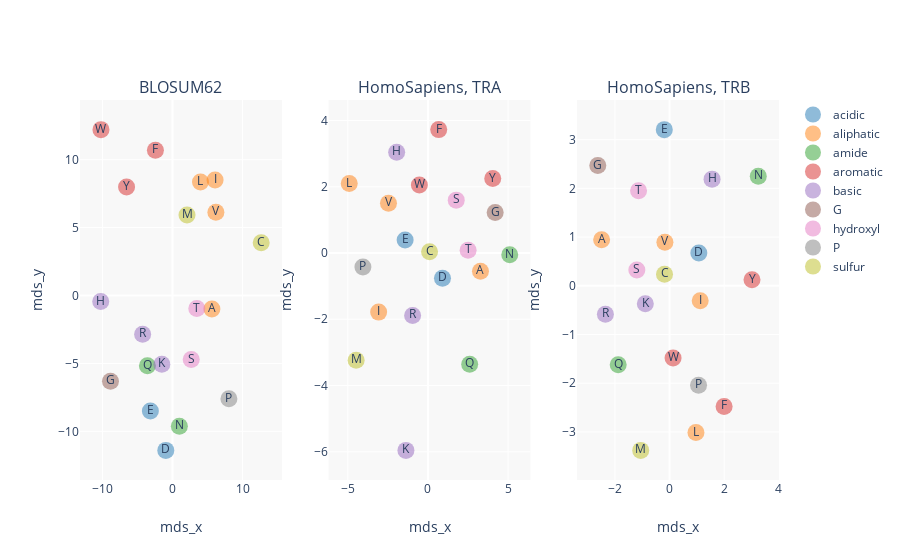

Source (notebook cell):
### Code cell
plot_mds_IMGT([(blosum62, 1, 1), (avg_tra_matrix, 1, 2), (avg_trb_matrix,1 , 3)],
              rows=1, cols=3,
              titles=['BLOSUM62', 'HomoSapiens, TRA', 'HomoSapiens, TRB'])

### Figure 1 — Plotly figure (JSON) as saved in the notebook; plotly's stock layout.template omitted (floating-point values rounded to 4 significant figures)
{"data": [{"line": {"color": "#1f77b4"}, "marker": {"opacity": 0.5, "size": 17}, "mode": "markers+text", "name": "acidic", "showlegend": true, "text": ["D", "E"], "type": "scatter", "x": [-0.9544, -3.157], "xaxis": "x", "y": [-11.4, -8.504], "yaxis": "y"}, {"line": {"color": "#ff7f0e"}, "marker": {"opacity": 0.5, "size": 17}, "mode": "markers+text", "name": "aliphatic", "showlegend": true, "text": ["A", "I", "L", "V"], "type": "scatter", "x": [5.621, 6.071, 3.99, 6.188], "xaxis": "x", "y": [-0.999, 8.492, 8.349, 6.121], "yaxis": "y"}, {"line": {"color": "#2ca02c"}, "marker": {"opacity": 0.5, "size": 17}, "mode": "markers+text", "name": "amide", "showlegend": true, "text": ["N", "Q"], "type": "scatter", "x": [0.9781, -3.579], "xaxis": "x", "y": [-9.629, -5.174], "yaxis": "y"}, {"line": {"color": "#d62728"}, "marker": {"opacity": 0.5, "size": 17}, "mode": "markers+text", "name": "aromatic", "showlegend": true, "text": ["F", "W", "Y"], "type": "scatter", "x": [-2.437, -10.2, -6.553], "xaxis": "x", "y": [10.68, 12.21, 7.982], "yaxis": "y"}, {"line": {"color": "#9467bd"}, "marker": {"opacity": 0.5, "size": 17}, "mode": "markers+text", "name": "basic", "showlegend": true, "text": ["H", "K", "R"], "type": "scatter", "x": [-10.24, -1.521, -4.26], "xaxis": "x", "y": [-0.4467, -5.059, -2.849], "yaxis": "y"}, {"line": {"color": "#8c564b"}, "marker": {"opacity": 0.5, "size": 17}, "mode": "markers+text", "name": "G", "showlegend": true, "text": ["G"], "type": "scatter", "x": [-8.847], "xaxis": "x", "y": [-6.303], "yaxis": "y"}, {"line": {"color": "#e377c2"}, "marker": {"opacity": 0.5, "size": 17}, "mode": "markers+text", "name": "hydroxyl", "showlegend": true, "text": ["S", "T"], "type": "scatter", "x": [2.67, 3.466], "xaxis": "x", "y": [-4.713, -0.9639], "yaxis": "y"}, {"line": {"color": "#7f7f7f"}, "marker": {"opacity": 0.5, "size": 17}, "mode": "markers+text", "name": "P", "showlegend": true, "text": ["P"], "type": "scatter", "x": [8.046], "xaxis": "x", "y": [-7.596], "yaxis": "y"}, {"line": {"color": "#bcbd22"}, "marker": {"opacity": 0.5, "size": 17}, "mode": "markers+text", "name": "sulfur", "showlegend": true, "text": ["C", "M"], "type": "scatter", "x": [12.65, 2.069], "xaxis": "x", "y": [3.887, 5.915], "yaxis": "y"}, {"line": {"color": "#1f77b4"}, "marker": {"opacity": 0.5, "size": 17}, "mode": "markers+text", "name": "acidic", "showlegend": false, "text": ["D", "E"], "type": "scatter", "x": [0.9092, -1.422], "xaxis": "x2", "y": [-0.7625, 0.3947], "yaxis": "y2"}, {"line": {"color": "#ff7f0e"}, "marker": {"opacity": 0.5, "size": 17}, "mode": "markers+text", "name": "aliphatic", "showlegend": false, "text": ["A", "I", "L", "V"], "type": "scatter", "x": [3.28, -3.072, -4.907, -2.459], "xaxis": "x2", "y": [-0.5501, -1.784, 2.096, 1.501], "yaxis": "y2"}, {"line": {"color": "#2ca02c"}, "marker": {"opacity": 0.5, "size": 17}, "mode": "markers+text", "name": "amide", "showlegend": false, "text": ["N", "Q"], "type": "scatter", "x": [5.106, 2.606], "xaxis": "x2", "y": [-0.05208, -3.359], "yaxis": "y2"}, {"line": {"color": "#d62728"}, "marker": {"opacity": 0.5, "size": 17}, "mode": "markers+text", "name": "aromatic", "showlegend": false, "text": ["F", "W", "Y"], "type": "scatter", "x": [0.6748, -0.5321, 4.046], "xaxis": "x2", "y": [3.726, 2.053, 2.248], "yaxis": "y2"}, {"line": {"color": "#9467bd"}, "marker": {"opacity": 0.5, "size": 17}, "mode": "markers+text", "name": "basic", "showlegend": false, "text": ["H", "K", "R"], "type": "scatter", "x": [-1.949, -1.371, -0.954], "xaxis": "x2", "y": [3.044, -5.958, -1.884], "yaxis": "y2"}, {"line": {"color": "#8c564b"}, "marker": {"opacity": 0.5, "size": 17}, "mode": "markers+text", "name": "G", "showlegend": false, "text": ["G"], "type": "scatter", "x": [4.196], "xaxis": "x2", "y": [1.221], "yaxis": "y2"}, {"line": {"color": "#e377c2"}, "marker": {"opacity": 0.5, "size": 17}, "mode": "markers+text", "name": "hydroxyl", "showlegend": false, "text": ["S", "T"], "type": "scatter", "x": [1.768, 2.509], "xaxis": "x2", "y": [1.597, 0.0843], "yaxis": "y2"}, {"line": {"color": "#7f7f7f"}, "marker": {"opacity": 0.5, "size": 17}, "mode": "markers+text", "name": "P", "showlegend": false, "text": ["P"], "type": "scatter", "x": [-4.054], "xaxis": "x2", "y": [-0.4203], "yaxis": "y2"}, {"line": {"color": "#bcbd22"}, "marker": {"opacity": 0.5, "size": 17}, "mode": "markers+text", "name": "sulfur", "showlegend": false, "text": ["C", "M"], "type": "scatter", "x": [0.1028, -4.477], "xaxis": "x2", "y": [0.04191, -3.237], "yaxis": "y2"}, {"line": {"color": "#1f77b4"}, "marker": {"opacity": 0.5, "size": 17}, "mode": "markers+text", "name": "acidic", "showlegend": false, "text": ["D", "E"], "type": "scatter", "x": [1.071, -0.1929], "xaxis": "x3", "y": [0.6746, 3.206], "yaxis": "y3"}, {"line": {"color": "#ff7f0e"}, "marker": {"opacity": 0.5, "size": 17}, "mode": "markers+text", "name": "aliphatic", "showlegend": false, "text": ["A", "I", "L", "V"], "type": "scatter", "x": [-2.487, 1.122, 0.9661, -0.17], "xaxis": "x3", "y": [0.946, -0.3075, -3.011, 0.8939], "yaxis": "y3"}, {"line": {"color": "#2ca02c"}, "marker": {"opacity": 0.5, "size": 17}, "mode": "markers+text", "name": "amide", "showlegend": false, "text": ["N", "Q"], "type": "scatter", "x": [3.247, -1.88], "xaxis": "x3", "y": [2.247, -1.622], "yaxis": "y3"}, {"line": {"color": "#d62728"}, "marker": {"opacity": 0.5, "size": 17}, "mode": "markers+text", "name": "aromatic", "showlegend": false, "text": ["F", "W", "Y"], "type": "scatter", "x": [1.996, 0.1284, 3.018], "xaxis": "x3", "y": [-2.474, -1.483, 0.1248], "yaxis": "y3"}, {"line": {"color": "#9467bd"}, "marker": {"opacity": 0.5, "size": 17}, "mode": "markers+text", "name": "basic", "showlegend": false, "text": ["H", "K", "R"], "type": "scatter", "x": [1.556, -0.8876, -2.349], "xaxis": "x3", "y": [2.19, -0.3665, -0.5841], "yaxis": "y3"}, {"line": {"color": "#8c564b"}, "marker": {"opacity": 0.5, "size": 17}, "mode": "markers+text", "name": "G", "showlegend": false, "text": ["G"], "type": "scatter", "x": [-2.627], "xaxis": "x3", "y": [2.468], "yaxis": "y3"}, {"line": {"color": "#e377c2"}, "marker": {"opacity": 0.5, "size": 17}, "mode": "markers+text", "name": "hydroxyl", "showlegend": false, "text": ["S", "T"], "type": "scatter", "x": [-1.197, -1.135], "xaxis": "x3", "y": [0.3256, 1.951], "yaxis": "y3"}, {"line": {"color": "#7f7f7f"}, "marker": {"opacity": 0.5, "size": 17}, "mode": "markers+text", "name": "P", "showlegend": false, "text": ["P"], "type": "scatter", "x": [1.061], "xaxis": "x3", "y": [-2.039], "yaxis": "y3"}, {"line": {"color": "#bcbd22"}, "marker": {"opacity": 0.5, "size": 17}, "mode": "markers+text", "name": "sulfur", "showlegend": false, "text": ["C", "M"], "type": "scatter", "x": [-0.1846, -1.056], "xaxis": "x3", "y": [0.2377, -3.377], "yaxis": "y3"}], "layout": {"annotations": [{"font": {"size": 16}, "showarrow": false, "text": "BLOSUM62", "x": 0.1444, "xanchor": "center", "xref": "paper", "y": 1, "yanchor": "bottom", "yref": "paper"}, {"font": {"size": 16}, "showarrow": false, "text": "HomoSapiens, TRA", "x": 0.5, "xanchor": "center", "xref": "paper", "y": 1, "yanchor": "bottom", "yref": "paper"}, {"font": {"size": 16}, "showarrow": false, "text": "HomoSapiens, TRB", "x": 0.8556, "xanchor": "center", "xref": "paper", "y": 1, "yanchor": "bottom", "yref": "paper"}], "plot_bgcolor": "rgb(248,248,248)", "xaxis": {"anchor": "y", "domain": [0, 0.2889], "title": {"text": "mds_x"}}, "xaxis2": {"anchor": "y2", "domain": [0.3556, 0.6444], "title": {"text": "mds_x"}}, "xaxis3": {"anchor": "y3", "domain": [0.7111, 1], "title": {"text": "mds_x"}}, "yaxis": {"anchor": "x", "domain": [0, 1], "title": {"text": "mds_y"}}, "yaxis2": {"anchor": "x2", "domain": [0, 1], "title": {"text": "mds_y"}}, "yaxis3": {"anchor": "x3", "domain": [0, 1], "title": {"text": "mds_y"}}}}
